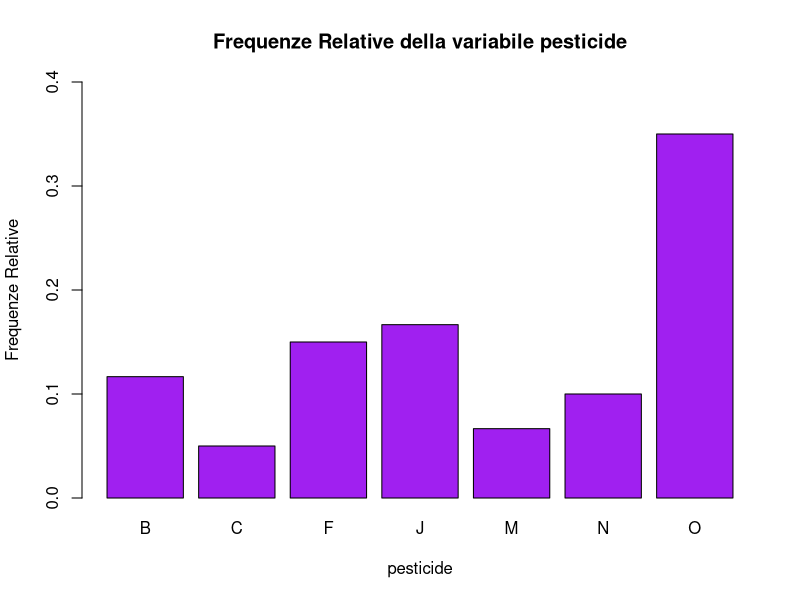
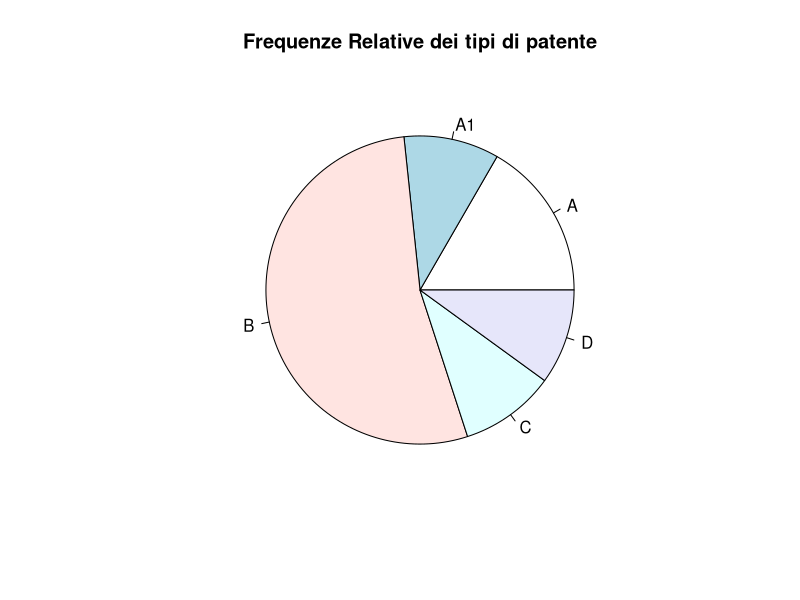
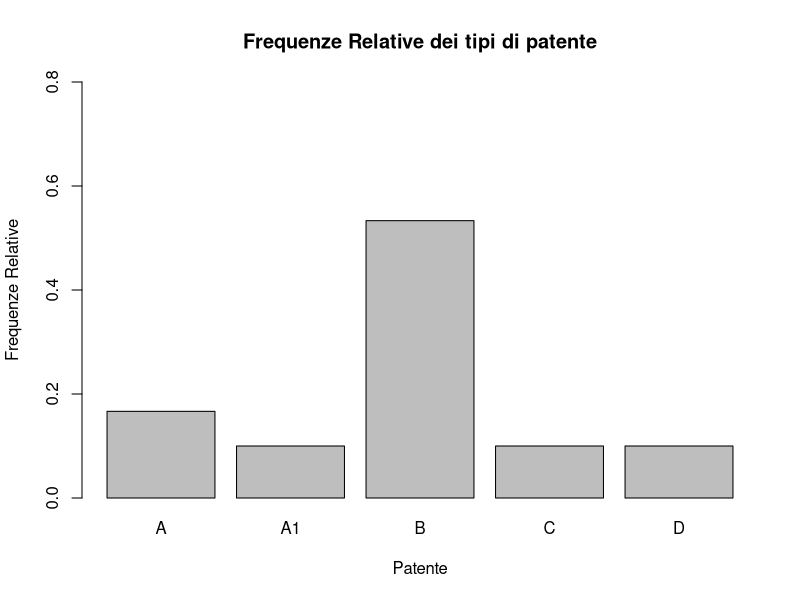
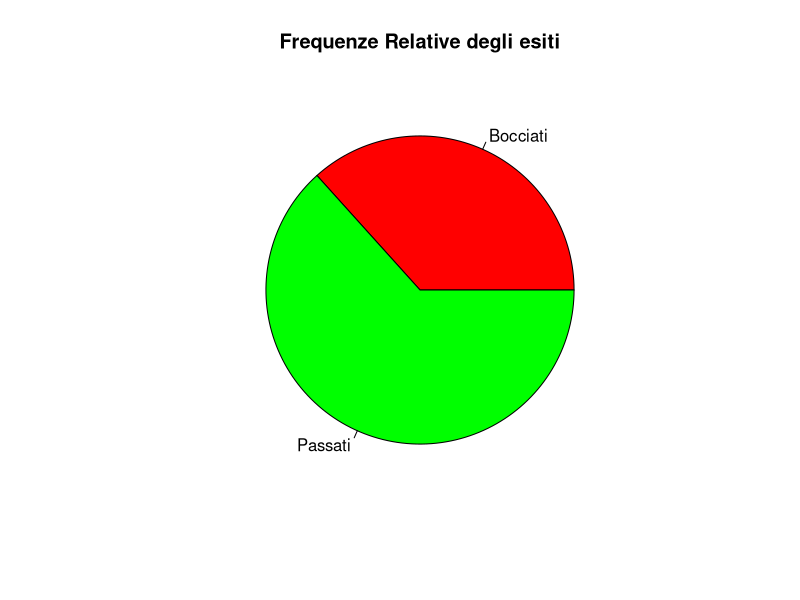
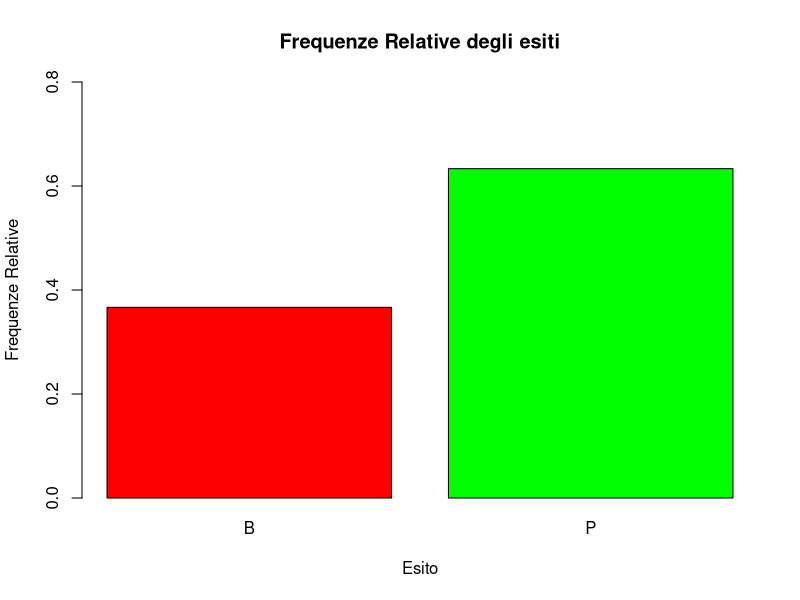
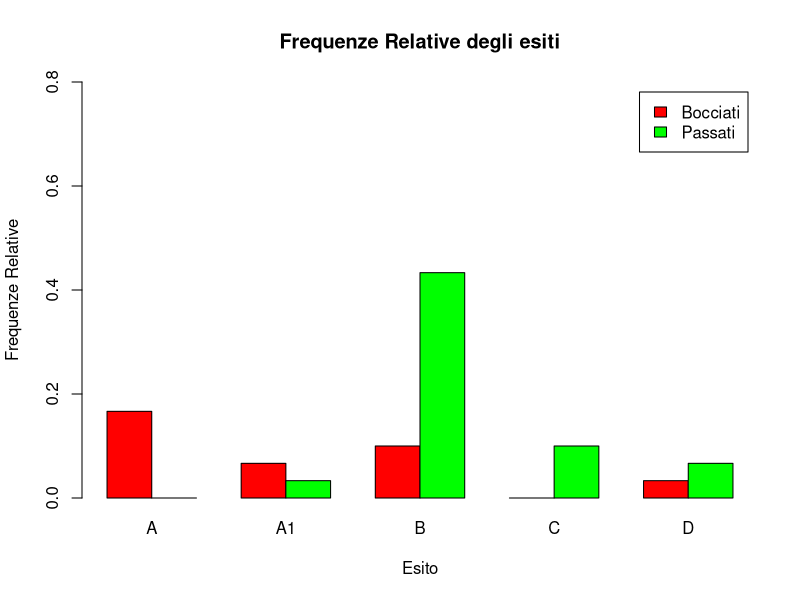
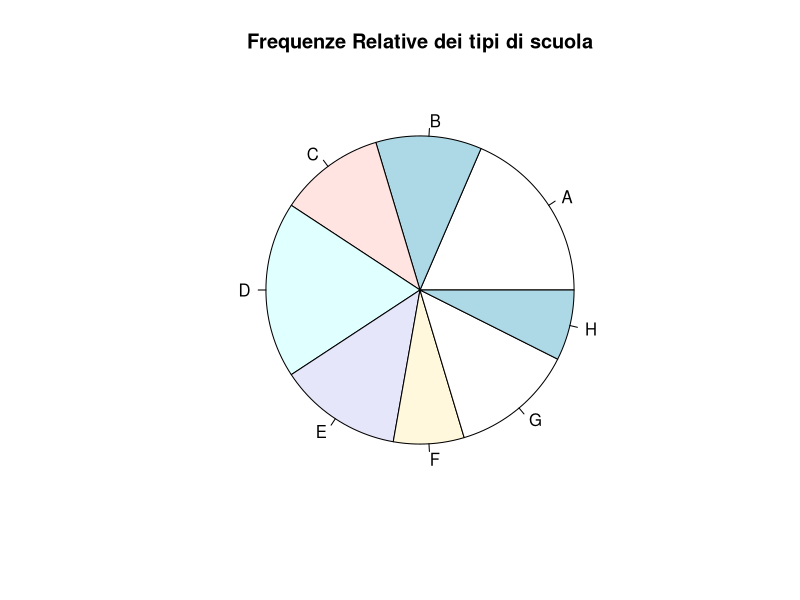
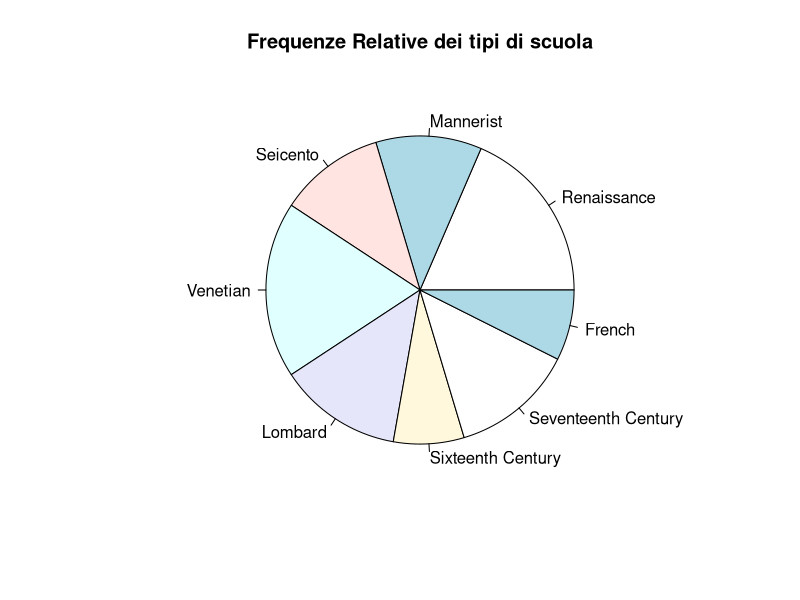

Here is the R script that generated these plots, in order:
## ---- chunk 1
knitr::opts_chunk$set(echo = TRUE)
## ---- chunk 2
pesticide <- c('O','O','J','O','J','O','F','O','F','O',
               'N','F','J','J','F','J','O','J','O','N',
               'C','O','F','O','F','N','N','B','B','O',
               'O','N','B','N','B','C','F','J','M','O',
               'O','F','O','O','J','J','J','O','O','B',
               'M','M','O','O','O','B','M','C','B','F')

oss <- length(pesticide)

freq_ass<-table(pesticide)
freq_ass
freq_rel<-freq_ass/oss
freq_rel
barplot(freq_rel, col = "purple", xlab="pesticide", ylab="Frequenze Relative", main="Frequenze Relative della variabile pesticide", ylim=c(0,0.4))
## ---- chunk 3
patente <- c('B', 'A', 'B', 'D', 'A1', 'B', 'C', 'B', 'B', 'B', 'B','A1', 'A', 'A', 'B','B', 'C', 'B', 'B', 'B', 'D', 'A1', 'B', 'A','B', 'A', 'C', 'D', 'B', 'B')
esame <- c('P', 'B', 'P', 'P', 'B', 'B', 'P', 'P', 'P', 'B', 'P', 'P', 'B', 'B', 'B','P', 'P', 'P', 'P', 'P', 'B', 'B', 'P', 'B', 'P', 'B', 'P', 'P', 'P', 'P')

ossp <- length(patente)
ossr <- length(esame)

freq_assp <- table(patente)
freq_relp <- freq_assp/ossp

freq_assr <- table(esame)
freq_relr <- freq_assr/ossr

freq_cong_ass_tot <- table(esame, patente)
freq_cong_ass_tot
freq_cong_rel_tot <- prop.table(freq_cong_ass_tot)
freq_cong_rel_tot

pie(freq_relp, main="Frequenze Relative dei tipi di patente")
barplot(freq_relp, xlab="Patente", ylab="Frequenze Relative", main="Frequenze Relative dei tipi di patente", ylim=c(0,0.8))

pie(freq_relr, col = c("red", "green"), label = c("Bocciati", "Passati"), main="Frequenze Relative degli esiti")
barplot(freq_relr, col = c("red", "green"), xlab="Esito", ylab="Frequenze Relative", main="Frequenze Relative degli esiti", ylim=c(0,0.8))

barplot(freq_cong_rel_tot, beside = T, col = c("red", "green"), xlab="Esito", ylab="Frequenze Relative", main="Frequenze Relative degli esiti", ylim=c(0,0.8), legend.text = c("Bocciati", "Passati"))
## ---- chunk 4
library(MASS)
attach(painters)
freq_ass <- table(School)
freq_ass
freq_rel <- freq_ass/ossp
freq_rel
pie(freq_rel, main="Frequenze Relative dei tipi di scuola")
pie(freq_rel, main="Frequenze Relative dei tipi di scuola", labels = c("Renaissance", "Mannerist", "Seicento", "Venetian", "Lombard", "Sixteenth Century", "Seventeenth Century", "French"))
barplot(freq_rel, xlab="Scuola", ylab="Frequenze Relative", main="Frequenze Relative dei tipi di scuola", ylim=c(0,0.8))
